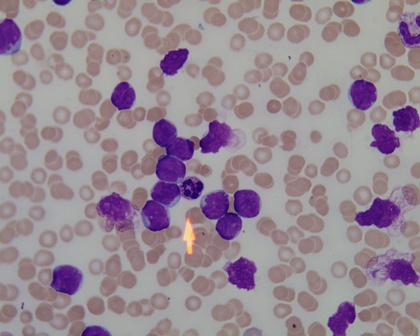
%> input picture Im019_1.jpg, 420 x 336 px, shrunk from 1712 x 1368 before the run
$ octave --eval "result = OTSU;"   (GNU Octave 9; MATLAB toolbox functions it lacks are replaced by stand-ins)
%> lines starting %> are read from the running program, lines starting %| are printed output that depends on the picture
% Otsu method for 2 thresholds, 3 classes; exhaustive version. %%%%%%%%%%%%
% Valentin Osuna-Enciso, CIC-IPN, Abril, 2012 %%%%%%%%%%%%%%%%%%%%%%%%%%%%%
% It receives only the histogram being segmented. %%%%%%%%%%%%%%%%%%%%%%%%%
function [umbral tiempo]=OTSU
clear all
DB=imread('Im019_1.jpg');
%> DB is the input picture: size 336x420x3 uint8; mean R, G, B 151, 136.4, 146.9
DB=rgb2gray(DB);%Convierto a escala de grises
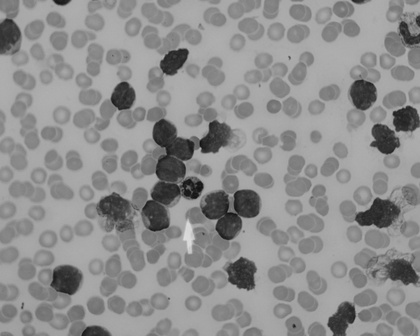
%> DB: size 336x420 uint8; min 16, max 220, mean 142
H=imhist(DB);   %Calculo del Histograma
%> H = 256 values, max 6330 at index 169, min 0 at index 1, mean 551.2
cont=1;
tic
for t1=1:255
    for t2=1:255
        q1=sum(H(1:t1,1))+eps;
        m1=floor(sum((0:t1-1)*H(1:t1,1))/q1);
        d1=sum((((0:t1-1)-m1).^2)*H(1:t1,1)/q1);
        %%%%%%%%%%%%%%%%%%%%%%%%%%%%%%%%%%%%%%%%%
        q2=sum(H(t1+1:t2,1))+eps;
        m2=floor(sum((t1:t2-1)*H(t1+1:t2,1))/q2);
        d2=sum((((t1:t2-1)-m2).^2)*H(t1+1:t2,1)/q2);
        %%%%%%%%%%%%%%%%%%%%%%%%%%%%%%%%%%%%%%%%%
        q3=sum(H(t2+1:end,1))+eps;
        m3=floor(sum((t2:255)*H(t2+1:end,1))/q3);
        d3=sum((((t2:255)-m3).^2)*H(t2+1:end,1)/q3);
        %%%%%%%%%%%%%%%%%%%%%%%%%%%%%%%%%%%%%%%%%
        temp(cont)=q1*d1+q2*d2+q3*d3;   % Minimization
        umbrales(:,cont)=[t1;t2];
        cont=cont+1;
    end
end
%> after the loop, cont = 65026
tiempo=toc;
[~, temp]=min(temp);
%> temp = 24120
umbra=umbrales(:,temp);T1b=umbra(1,1);T2b=umbra(2,1);
%> after `umbra=umbrales(:,temp)`: umbra = [95; 150]
%> after `T1b=umbra(1,1)`: T1b = 95
%> after `T2b=umbra(2,1)`: T2b = 150
[fila columna]=size(DB);
%> fila = 336; columna = 420
    for ind1=1:fila
        for ind2=1:columna
            if (DB(ind1,ind2)<=T1b)&&(DB(ind1,ind2)>=0)
                DBsegmented(ind1,ind2)=0;
            elseif (DB(ind1,ind2,1)<=T2b)&&(DB(ind1,ind2)>T1b)
                DBsegmented(ind1,ind2)=.5;
            elseif(DB(ind1,ind2,1)>T2b)
                DBsegmented(ind1,ind2)=1;
            end
        end
    end
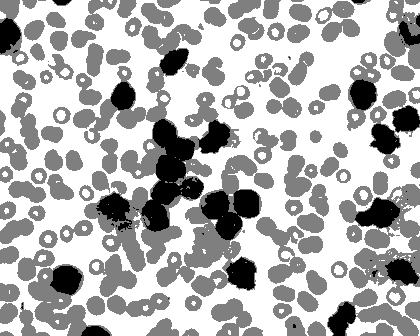
%> DBsegmented: size 336x420 double; min 0, max 1, mean 0.699
    figure,DBsegmented=mat2gray(DBsegmented);
    imshow(DBsegmented)
    %% Modified Hausdorff distance:
    AI=DBsegmented;
    BI=DB;
    [AIbordes t]=edge(AI,'canny',.1);
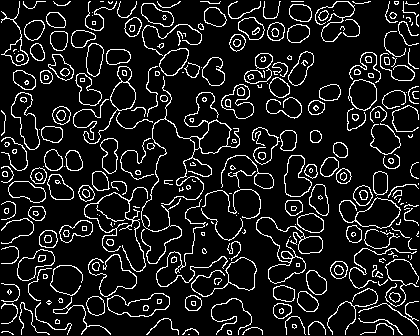
%> AIbordes: size 336x420 logical; 11.3% white in thin lines or dots
%> t = [0.04 0.1]
    [BIbordes t]=edge(BI,'canny',.1);
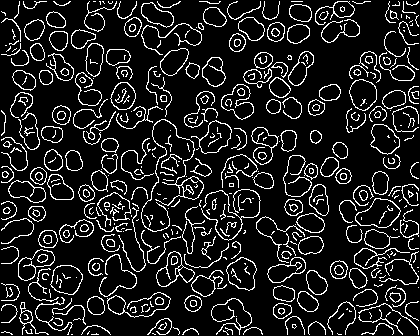
%> BIbordes: size 336x420 logical; 12.6% white in thin lines or dots
    [A(:,1) A(:,2)]=find(AIbordes);
    [B(:,1) B(:,2)]=find(BIbordes);
    % [ mhd ] = ModHausdorffDist( A, B );
%> (the run ends here)
